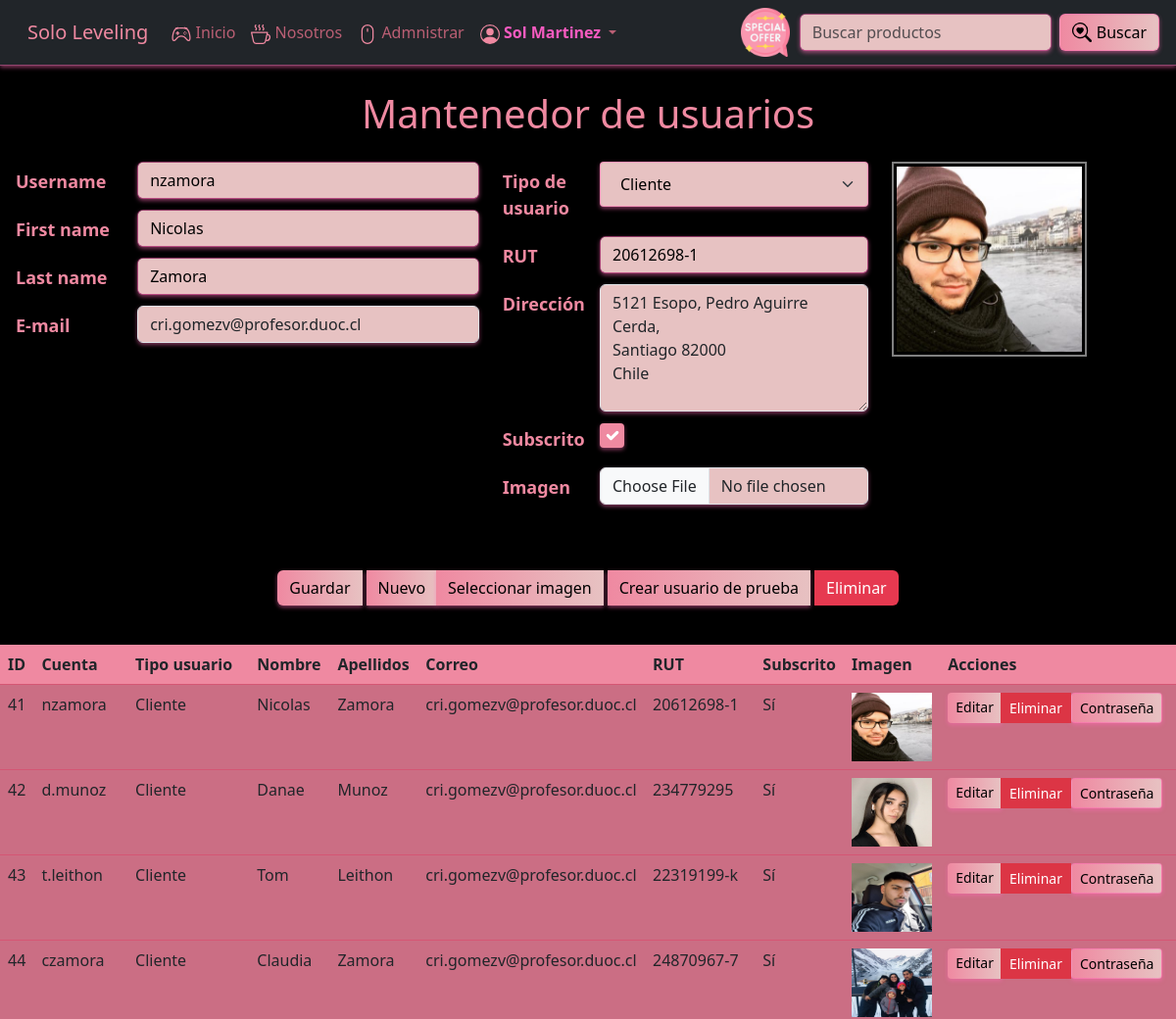
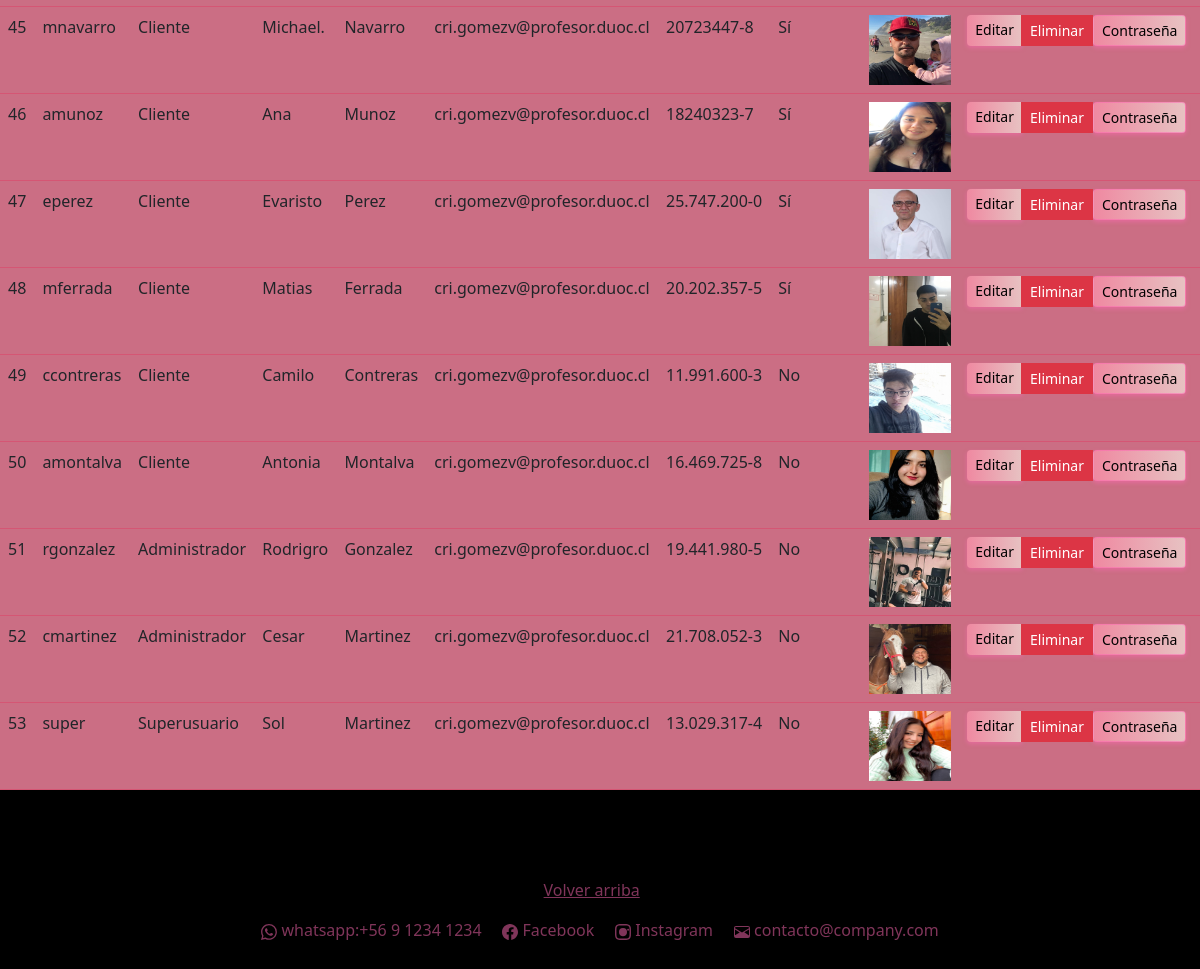
The app's page /usuarios/actualizar/41 (signed in) with its own data (2 pictures, top to bottom).
### core/models.py (models this page shows, shortened)
class Perfil(models.Model):
    USUARIO_CHOICES = [
        ('Cliente', 'Cliente'),
        ('Administrador', 'Administrador'),
        ('Superusuario', 'Superusuario'),
    ]
    usuario = models.OneToOneField(User, on_delete=models.CASCADE)
    tipo_usuario = models.CharField(
        choices=USUARIO_CHOICES,
        max_length=50,
        blank=False,
        null=False,
        verbose_name='Tipo de usuario'
    )
    rut = models.CharField(max_length=15, blank=False, null=False, verbose_name='RUT')
    direccion = models.CharField(max_length=800, blank=False, null=False, verbose_name='Dirección')
    subscrito = models.BooleanField(blank=False, null=False, verbose_name='Subscrito')
    imagen = models.ImageField(upload_to='perfiles/', blank=False, null=False, verbose_name='Imagen')
    class Meta:
        db_table = 'Perfil'
        verbose_name = "Perfil de usuario"
        verbose_name_plural = "Perfiles de usuarios"
        ordering = ['tipo_usuario']

### core/views.py (the view, shortened to what this page needs)
# urls.py: path('usuarios/<accion>/<id>', usuarios, name='usuarios'),
@user_passes_test(es_personal_autenticado_y_activo)
def usuarios(request, accion, id):
    usuario = User.objects.get(id=id) if int(id) > 0 else None
    perfil = usuario.perfil if usuario else None
    if request.method == 'GET':
        if accion == 'eliminar':
            eliminado, mensaje = eliminar_registro(User, id)
            messages.success(request, mensaje)
            return redirect(usuarios, 'crear', '0')
        else:
            form_usuario = UsuarioForm(instance=usuario)
            form_perfil = PerfilForm(instance=perfil)
    context = {
         'form_usuario': form_usuario,
         'form_perfil': form_perfil,
         'usuarios': User.objects.all(),
    }
    return render(request, 'core/usuarios.html', context)

### core/forms.py
class UsuarioForm(ModelForm):
    class Meta:
        model = User
        fields = ['username', 'first_name', 'last_name', 'email']
        labels = {
            'email': 'E-mail',
        }

class PerfilForm(forms.ModelForm):
    class Meta:
        model = Perfil
        fields = ['tipo_usuario', 'rut', 'direccion', 'subscrito', 'imagen']
        widgets = {
            'direccion': forms.Textarea(),
            'imagen': forms.FileInput(),
        }

### core/context_processors.py (called while the page is built, shortened)
def obtener_datos_usuario(request):
    first_name = ''
    last_name = ''
    if request.user.is_authenticated:
        usuario = User.objects.get(pk=request.user.pk)
        first_name = usuario.first_name
        last_name = usuario.last_name
    return first_name, last_name

def obtener_datos_carrito(request):
    cantidad_productos = 0
    mostrar_carrito = False
    if request.user.is_authenticated:
        usuario = User.objects.get(pk=request.user.pk)
        if request.user.perfil.tipo_usuario == 'Cliente':
            cantidad_productos = Carrito.objects.filter(cliente=request.user.perfil).count()
            mostrar_carrito = cantidad_productos > 0
    return mostrar_carrito, cantidad_productos

def get_and_clean_session_variable(request, name):
    value = ''
    if name in request.session:
        value = request.session.get(name)
        request.session[name] = ''
    return value

def obtener_mensajes(request):
    html_messages = ''
    tipo_mensajes = []
    lista_mensajes = list(messages.get_messages(request))
    html_form_errors = get_and_clean_session_variable(request, 'backend_html_form_errors')
    titulo = html_form_errors != '' or len(lista_mensajes) > 1
    mensajes = SafeString(html_messages + html_form_errors)
    tipo_mensaje = ''
    if html_form_errors != '' or 'error' in tipo_mensajes:
        tipo_mensaje = 'error'
    elif 'success' in tipo_mensajes:
        tipo_mensaje = 'success'
    elif 'info' in tipo_mensajes:
        tipo_mensaje = 'info'
    return mensajes, tipo_mensaje

def global_render(request):
    first_name, last_name = obtener_datos_usuario(request)
    mostrar_carrito, cantidad_productos = obtener_datos_carrito(request)
    mensajes, tipo_mensaje = obtener_mensajes(request)
    return {
        'mostrar_carrito': mostrar_carrito,
        'cantidad_productos': cantidad_productos,
        'first_name': first_name,
        'last_name': last_name,
        'backend_messages': mensajes,
        'backend_message_type': tipo_mensaje,
    }

### core/templates/core/usuarios.html (shortened to what this page needs)
{% extends 'core/base.html' %}
{% load static %}
{% load custom_filters %}
{% block content %}
 <h1 class="text-center titulos" style="margin: 25px;">Mantenedor de usuarios</h1>
 <form id="form" method="POST" enctype="multipart/form-data">
    <div class="row">
      <div class="col-sm-12 col-md-5">
        {{ form_usuario|as_bootstrap_form:'help_text_visible=False' }}
      </div>
      <div class="col-sm-12 col-md-4">
        {{ form_perfil|as_bootstrap_form }}
      </div>
      <div class="col-sm-12 col-md-3">
        {% if form_perfil.instance.imagen %}
            <img id="cuadro-imagen" src="{{ form_perfil.instance.imagen.url }}" alt="Imagen del Usuario">
        {% else %}
            <img id="cuadro-imagen" src="{% static 'core/img/sin-imagen.png' %}" alt="Sin Imagen">
        {% endif %}
      </div>
    </div>
      <br><br>
      <div class="d-flex justify-content-center mt-2 mb-3">
        <div class="btn-group">
            <button type="submit" class="btn btn-primary boton_buscar_anonimo_2">Guardar</button>
            <a href="{% url 'usuarios' 'crear' '0' %}" class="btn btn-primary boton_buscar_anonimo_2">Nuevo</a>
            <button onclick="event.preventDefault(); document.getElementById('id_imagen').click();" class="btn btn-primary boton_buscar_anonimo_2">Seleccionar imagen</button>
            <button class="btn btn-primary boton_buscar_anonimo_2" id="crear_usuario_prueba">Crear usuario de prueba</button>
            {% if form_usuario.instance.id %}
                <a class="btn btn-primary " style="background-color: #e63950; color: #ffffff;" href="{% url 'usuarios' 'eliminar' form_usuario.instance.id %}">Eliminar</a>
            {% endif %}
        </div>
    </div>
    </div>
  <br>
    <table id="tabla-principal" class="table table-hover">
      <thead>
        <tr class="tabla_carrito">
          <th> ID </th>
          <th> Cuenta </th>
          <th> Tipo usuario </th>
          <th> Nombre </th>
          <th> Apellidos </th>
          <th> Correo </th>
          <th> RUT </th>
          <th> Subscrito </th>
          <th> Imagen </th>
          <th> Acciones </th>
        </tr>
      </thead>
      <tbody class="tabla_carrito">
        {% for usuario in usuarios %}
          <td style="background-color:#cb6e84;" >{{usuario.id}} </td>
          <td style="background-color:#cb6e84;" >{{usuario.username}} </td>
          <td style="background-color:#cb6e84;" >{{usuario.perfil.tipo_usuario}} </td>
          <td style="background-color:#cb6e84;" >{{usuario.first_name}} </td>
          <td style="background-color:#cb6e84;" >{{usuario.last_name}} </td>
          <td style="background-color:#cb6e84;" >{{usuario.email}} </td>
          <td style="background-color:#cb6e84;" >{{usuario.perfil.rut}} </td>
            <td style="background-color:#cb6e84;"> {% if usuario.perfil.subscrito %} Sí {% else %} No {% endif %} </td>
            <td style="background-color:#cb6e84;">
              <img src="/media/{{ usuario.perfil.imagen }}" class="usuario-sm" alt="">
            </td>
            <td style="background-color:#cb6e84;">
              <div class="btn-group">
                <a href="{% url 'usuarios' 'actualizar' usuario.id %}" class="btn btn-primary btn-sm boton_buscar_anonimo_2"> Editar </a>
                <a href="{% url 'usuarios' 'eliminar' usuario.id %}" class="btn btn-danger btn-sm btn_eliminar_carrito"> Eliminar </a>
                <form action="{% url 'cambiar_password' %}" method="post" id="form_{{ usuario.username }}">
                  <button class="btn btn-info btn-sm boton_buscar_anonimo_2" id="id_generar_password" onclick="document.getElementById('form_{{ usuario.username }}').submit();"> Contraseña </button>
                </form>
              </div>
            </td>
        {% endfor %}
      </tbody>
    </table>
{% endblock content %}

### core/templates/core/base.html (shortened to what this page needs)
{% load static %}
<!DOCTYPE html>
<html lang="es">
<head>
    <link type="text/css" rel="stylesheet" href="https://cdn.jsdelivr.net/npm/bootstrap@5.3.0/dist/css/bootstrap.min.css" />
    <link type="text/css" rel="stylesheet" href="https://cdn.datatables.net/1.13.4/css/dataTables.bootstrap5.min.css" />
    <link type="text/css" rel="stylesheet" href="https://cdnjs.cloudflare.com/ajax/libs/animate.css/4.1.1/animate.min.css" />
    <link type="text/css" rel="stylesheet" href="{% static 'core/css/base.css' %}">
    <link type="text/css" rel="stylesheet" href="{% static 'core/css/style.css' %}">
    <link type="text/css" rel="stylesheet" href="{% static 'core/css/page-layout.css' %}">
</head>
<body>
  <nav class="navbar navbar-expand-lg navbar-expand-mb navbar-dark bg-dark nav_anonimo ">
    <div class="container-fluid">
      <a class="navbar-brand" href="{% url 'index' %}" style="color:#ef89a1">
        <a class="navbar-brand" href="{% url 'index' %}"style="color:#ef89a1">Solo Leveling</a>
      </a>
      <div class="collapse navbar-collapse" id="navbarSupportedContent">
        <ul class="navbar-nav me-auto mb-2 mb-lg-0">
          <li class="nav-item">
            <a class="nav-link active" aria-current="page" href="{% url 'index' %}">
              Inicio
            </a>
          </li>
          <li class="nav-item">
            <a class="nav-link active" aria-current="page" href="{% url 'nosotros' %}">
              Nosotros
            </a>
          </li>
          {% if user.is_authenticated and user.is_staff and user.is_active or user.is_authenticated and user.is_superuser and user.is_active %}
            <li class="nav-item dropdown">
              <a class="nav-link active" aria-current="page" href="{% url 'administracion' %}">
                <svg xmlns="http://www.w3.org/2000/svg" style="color:#ef89a1" width="20" height="20" fill="currentColor" class="bi bi-mouse" viewBox="0 0 16 16">
                  <path d="M8 3a.5.5 0 0 1 .5.5v2a.5.5 0 0 1-1 0v-2A.5.5 0 0 1 8 3m4 8a4 4 0 0 1-8 0V5a4 4 0 1 1 8 0zM8 0a5 5 0 0 0-5 5v6a5 5 0 0 0 10 0V5a5 5 0 0 0-5-5"/>
                </svg>
                Admnistrar
              </a>
            </li>
          {% endif %}
          {% if user.is_authenticated %}
            <li class="nav-item dropdown ">
              <a class="nav-link dropdown-toggle" href="#" role="button" data-bs-toggle="dropdown"
                  aria-expanded="false" href="{% url 'ingresar' %}">
                {% if user.is_superuser %}
                  <span class="fw-bold" style="color:rgb(246, 91, 192);">
                {% elif user.is_staff %}
                  <span class="fw-bold" style="color:#e63950;">
                {% else %}
                  <span>
                {% endif %}
                  {{ first_name }} {{ last_name }}
                </span>
              </a>
            </li>
          {% endif %}
        </ul>
        <a href="{% url 'ropa' %}">
          <img src="{% static 'core/img/ofertaa.png' %}" style="height: 50px; margin-right: 10px;" alt="">
        </a>
        <br>
        <form method="post" action="{% url 'index' %}" class="d-flex" role="search">
          <input class="form-control me-2 boton_buscar_anonimo" type="search" placeholder="Buscar productos"
              aria-label="Search" id="buscar" id="buscar" name="buscar">
          <button class="btn btn-outline-success boton_buscar_anonimo_2" type="submit">
            Buscar
          </button>
        </form>
      </div>
    </div>
  </nav>
  <div class="content m-3 pagelayout-2">
    {% block content %}
    {% endblock content %}
  <br><br><br>
  <footer id="footer">
    <div class="container text-center">
      <p>
        <a class="color_footer" href="#">Volver arriba</a>
      </p>
      <p class="color_footer">
        whatsapp:+56 9 1234 1234
        &nbsp; &nbsp;
        Facebook
        &nbsp; &nbsp;
        Instagram
        &nbsp; &nbsp;
        contacto@company.com
      </p>
    </div>
    <br>
  </footer>
</body>
</html>

### core/static/core/css/base.css (style rules this page uses)
.usuario-sm { width: 82px; height: 70px; }
#cuadro-imagen { max-width: 236px; max-height: 199px; padding: 3px; border: 2px solid gray; }
#id_direccion { height: 130px; }

### core/static/core/css/style.css (style rules this page uses)
th { vertical-align: top; background-color: #ef89a1 !important; }
input, textarea, select { background-image: linear-gradient(to right, #e7c2c2, #e7c2c2); box-shadow: 0 2px 4px rgba(255, 105, 180, 0.5); border-color: rgba(255, 105, 180, 0.5); color: #FFFFFF; }
body { background-color: #000000; color: #FFFFFF; }
.nav_anonimo { background-image: linear-gradient(to right, white ); box-shadow: 0 2px 4px rgba(255, 105, 180, 0.5); border-bottom: 1px solid rgba(255, 105, 180, 0.5); color: #FFFFFF; }
.boton_buscar_anonimo { background-image: linear-gradient(to right, #e7c2c2, #e7c2c2); box-shadow: 0 2px 4px rgba(255, 105, 180, 0.5); border-color: rgba(255, 105, 180, 0.5); color: #FFFFFF; }
.boton_buscar_anonimo_2 { background-image: linear-gradient(to right, #ef89a1, #e7c2c2); box-shadow: 0 2px 4px rgba(255, 105, 180, 0.5); border-color: rgba(255, 105, 180, 0.5); color: #000000; text-align: center; }
.btn_eliminar_carrito { background-image:#e63950; color: #ffffff; }
button.btn { display: flex; align-items: center; margin-right: 5px; }
button.btn svg { margin-right: 5px; }
.form-control { max-width: 400px; }
.titulos { color:#ef89a1; }
.navbar-nav .nav-link { color: #ba5f74 !important; }
.color_footer { color:rgba(255, 105, 180, 0.5); }
.btn-primary { border: transparent; }
.tabla_carrito { background-color:#d55674; border-color: #d55674; }
#form input[type="text"] { background-color: linear-gradient(to right, #e7c2c2, #e7c2c2); box-shadow: 0 2px 4px rgba(255, 105, 180, 0.5); border-color: rgba(255, 105, 180, 0.5); color: #000000; }
#form label, #form .form-group > label, #form .form-group > .helptext, #form .form-check-label { color: #ef89a1; font-weight: bold; font-size: 18px; }
.form-select { appearance: none; -webkit-appearance: none; -moz-appearance: none; padding: 10px 20px; font-size: 16px; line-height: 1.5; color: #000000; background-color: #e7c2c2 !important; border: 1px solid rgba(255, 105, 180, 0.5); box-shadow: 0 2px 4px rgba(255, 105, 180, 0.5); border-radius: 4px; outline: none; cursor: pointer; user-select: auto; }
p { color: #ef89a1; }
input[type="checkbox"] { width: 25px; height: 25px; margin-right: 10px; appearance: none; background-color: #fff; border: 2px solid #ef89a1; border-radius: 3px; cursor: pointer; position: relative; }
input[type="checkbox"]:checked { background-color: #ef89a1; border-color: #ef89a1; }
input[type="checkbox"]:checked::before { content: ''; color: #fff; font-size: 12px; position: absolute; top: 50%; left: 50%; transform: translate(-50%, -50%); }

### records on screen
Perfil: tipo_usuario "Cliente", rut "20612698-1", direccion "5121 Esopo, Pedro Aguirre Cerda, Santiago 82000 Chile", subscrito "☑", instance.imagen (picture)

### other values on screen
{{ first_name }} "Sol"
{{ last_name }} "Martinez"
{{ usuario.id }} "41"
{{ usuario.username }} "nzamora"
{{ usuario.perfil.tipo_usuario }} "Cliente"
{{ usuario.first_name }} "Nicolas"
{{ usuario.last_name }} "Zamora"
{{ usuario.email }} "cri.gomezv@profesor.duoc.cl"
{{ usuario.perfil.rut }} "20612698-1"
{{ usuario.id }} "42"
{{ usuario.username }} "d.munoz"
{{ usuario.first_name }} "Danae"
{{ usuario.last_name }} "Munoz"
{{ usuario.perfil.rut }} "234779295"
{{ usuario.id }} "43"
